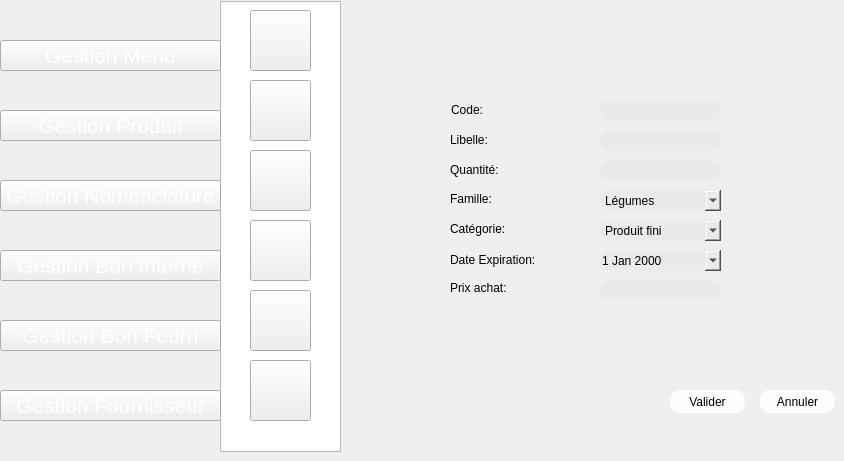
   <widget class="QWidget" name="page_8">
    <widget class="QPushButton" name="pushButton_397">
     <property name="geometry">
      <rect>
       <x>0</x>
       <y>320</y>
       <width>221</width>
       <height>31</height>
      </rect>
     </property>
     <property name="font">
      <font>
       <pointsize>16</pointsize>
       <weight>50</weight>
       <bold>false</bold>
      </font>
     </property>
     <property name="styleSheet">
      <string notr="true">color: rgb(255, 255, 255);

</string>
     </property>
     <property name="text">
      <string>Gestion Bon Fourn</string>
     </property>
    </widget>
    <widget class="QPushButton" name="pushButton_399">
     <property name="geometry">
      <rect>
       <x>0</x>
       <y>250</y>
       <width>221</width>
       <height>31</height>
      </rect>
     </property>
     <property name="font">
      <font>
       <pointsize>16</pointsize>
       <weight>50</weight>
       <bold>false</bold>
      </font>
     </property>
     <property name="styleSheet">
      <string notr="true">color: rgb(255, 255, 255);

</string>
     </property>
     <property name="text">
      <string>Gestion Bon Interne</string>
     </property>
    </widget>
    <widget class="QPushButton" name="pushButton_400">
     <property name="geometry">
      <rect>
       <x>0</x>
       <y>40</y>
       <width>221</width>
       <height>31</height>
      </rect>
     </property>
     <property name="font">
      <font>
       <pointsize>16</pointsize>
       <weight>50</weight>
       <bold>false</bold>
      </font>
     </property>
     <property name="styleSheet">
      <string notr="true">color: rgb(255, 255, 255);

</string>
     </property>
     <property name="text">
      <string>Gestion Menu</string>
     </property>
    </widget>
    <widget class="QPushButton" name="pushButton_401">
     <property name="geometry">
      <rect>
       <x>0</x>
       <y>180</y>
       <width>221</width>
       <height>31</height>
      </rect>
     </property>
     <property name="font">
      <font>
       <pointsize>16</pointsize>
       <weight>50</weight>
       <bold>false</bold>
      </font>
     </property>
     <property name="styleSheet">
      <string notr="true">color: rgb(255, 255, 255);

</string>
     </property>
     <property name="text">
      <string>Gestion Nomenclature</string>
     </property>
    </widget>
    <widget class="QPushButton" name="pushButton_402">
     <property name="geometry">
      <rect>
       <x>0</x>
       <y>390</y>
       <width>221</width>
       <height>31</height>
      </rect>
     </property>
     <property name="font">
      <font>
       <pointsize>16</pointsize>
       <weight>50</weight>
       <bold>false</bold>
      </font>
     </property>
     <property name="styleSheet">
      <string notr="true">color: rgb(255, 255, 255);

</string>
     </property>
     <property name="text">
      <string>Gestion Fournisseur</string>
     </property>
    </widget>
    <widget class="QPushButton" name="pushButton_403">
     <property name="geometry">
      <rect>
       <x>250</x>
       <y>10</y>
       <width>61</width>
       <height>61</height>
      </rect>
     </property>
     <property name="styleSheet">
      <string notr="true">image: url(:/new/prefix1/img/icon-ajout2.png);
background-image: url(:/new/prefix1/img/bg.png);</string>
     </property>
     <property name="text">
      <string/>
     </property>
    </widget>
    <widget class="QPushButton" name="pushButton_404">
     <property name="geometry">
      <rect>
       <x>250</x>
       <y>150</y>
       <width>61</width>
       <height>61</height>
      </rect>
     </property>
     <property name="styleSheet">
      <string notr="true">image: url(:/new/prefix1/img/icon-afficher2.png);</string>
     </property>
     <property name="text">
      <string/>
     </property>
    </widget>
    <widget class="QPushButton" name="pushButton_405">
     <property name="geometry">
      <rect>
       <x>250</x>
       <y>220</y>
       <width>61</width>
       <height>61</height>
      </rect>
     </property>
     <property name="styleSheet">
      <string notr="true">image: url(:/new/prefix1/img/icon-supp2 (1).png);</string>
     </property>
     <property name="text">
      <string/>
     </property>
    </widget>
    <widget class="QPushButton" name="pushButton_406">
     <property name="geometry">
      <rect>
       <x>250</x>
       <y>290</y>
       <width>61</width>
       <height>61</height>
      </rect>
     </property>
     <property name="styleSheet">
      <string notr="true">
image: url(:/new/prefix1/img/aa.png);</string>
     </property>
     <property name="text">
      <string/>
     </property>
    </widget>
    <widget class="QListView" name="listView_37">
     <property name="geometry">
      <rect>
       <x>220</x>
       <y>1</y>
       <width>121</width>
       <height>451</height>
      </rect>
     </property>
     <property name="styleSheet">
      <string notr="true">background-image: url(:/new/prefix1/img/selected.png);</string>
     </property>
    </widget>
    <widget class="QPushButton" name="pushButton_407">
     <property name="geometry">
      <rect>
       <x>250</x>
       <y>80</y>
       <width>61</width>
       <height>61</height>
      </rect>
     </property>
     <property name="styleSheet">
      <string notr="true">image: url(:/new/prefix1/img/icon-modif2 (1).png);</string>
     </property>
     <property name="text">
      <string/>
     </property>
    </widget>
    <widget class="QLineEdit" name="lineEdit_lib_2">
     <property name="geometry">
      <rect>
       <x>600</x>
       <y>130</y>
       <width>121</width>
       <height>21</height>
      </rect>
     </property>
     <property name="styleSheet">
      <string notr="true">                                         border-radius: 10px;
background-color: rgb(234, 234, 234);
font: 9pt &quot;MS Reference Sans Serif&quot;;

</string>
     </property>
    </widget>
    <widget class="QLineEdit" name="lineEdit_prix_11">
     <property name="geometry">
      <rect>
       <x>600</x>
       <y>280</y>
       <width>121</width>
       <height>20</height>
      </rect>
     </property>
     <property name="styleSheet">
      <string notr="true">                                         border-radius: 10px;
background-color: rgb(234, 234, 234);
font: 9pt &quot;MS Reference Sans Serif&quot;;

</string>
     </property>
    </widget>
    <widget class="QDateEdit" name="dateEdit_2">
     <property name="geometry">
      <rect>
       <x>600</x>
       <y>250</y>
       <width>121</width>
       <height>21</height>
      </rect>
     </property>
     <property name="styleSheet">
      <string notr="true">                                         border-radius: 10px;
background-color: rgb(234, 234, 234);
font: 9pt &quot;MS Reference Sans Serif&quot;;

</string>
     </property>
     <property name="calendarPopup">
      <bool>true</bool>
     </property>
    </widget>
    <widget class="QComboBox" name="comboBox_5">
     <property name="geometry">
      <rect>
       <x>600</x>
       <y>220</y>
       <width>121</width>
       <height>21</height>
      </rect>
     </property>
     <property name="styleSheet">
      <string notr="true">                                         border-radius: 10px;
background-color: rgb(234, 234, 234);
font: 9pt &quot;MS Reference Sans Serif&quot;;

</string>
     </property>
     <item>
      <property name="text">
       <string>Produit fini</string>
      </property>
     </item>
     <item>
      <property name="text">
       <string>ff</string>
      </property>
     </item>
     <item>
      <property name="text">
       <string>Produit semi fini</string>
      </property>
     </item>
     <item>
      <property name="text">
       <string>Mtiére premiére</string>
      </property>
     </item>
    </widget>
    <widget class="QComboBox" name="comboBox_3">
     <property name="geometry">
      <rect>
       <x>600</x>
       <y>190</y>
       <width>121</width>
       <height>21</height>
      </rect>
     </property>
     <property name="styleSheet">
      <string notr="true">                                         border-radius: 10px;
background-color: rgb(234, 234, 234);
font: 9pt &quot;MS Reference Sans Serif&quot;;

</string>
     </property>
     <item>
      <property name="text">
       <string>Légumes</string>
      </property>
     </item>
     <item>
      <property name="text">
       <string>aaaa</string>
      </property>
     </item>
     <item>
      <property name="text">
       <string>fruits</string>
      </property>
     </item>
     <item>
      <property name="text">
       <string>Matiére grasse</string>
      </property>
     </item>
     <item>
      <property name="text">
       <string>Matiére laitiére</string>
      </property>
     </item>
     <item>
      <property name="text">
       <string>boisson</string>
      </property>
     </item>
     <item>
      <property name="text">
       <string>eau</string>
      </property>
     </item>
    </widget>
    <widget class="QPushButton" name="modifprod">
     <property name="geometry">
      <rect>
       <x>670</x>
       <y>390</y>
       <width>75</width>
       <height>23</height>
      </rect>
     </property>
     <property name="styleSheet">
      <string notr="true">                                         border-radius: 10px;
background-color: rgb(253, 253, 253);
                                        
font: 9pt &quot;MS Reference Sans Serif&quot;;</string>
     </property>
     <property name="text">
      <string>Valider</string>
     </property>
    </widget>
    <widget class="QPushButton" name="pushButton_408">
     <property name="geometry">
      <rect>
       <x>760</x>
       <y>390</y>
       <width>75</width>
       <height>23</height>
      </rect>
     </property>
     <property name="styleSheet">
      <string notr="true">                                         border-radius: 10px;
background-color: rgb(253, 253, 253);
                                        
font: 9pt &quot;MS Reference Sans Serif&quot;;</string>
     </property>
     <property name="text">
      <string>Annuler</string>
     </property>
    </widget>
    <widget class="QLineEdit" name="lineEdit_qt_5">
     <property name="geometry">
      <rect>
       <x>600</x>
       <y>160</y>
       <width>121</width>
       <height>21</height>
      </rect>
     </property>
     <property name="styleSheet">
      <string notr="true">                                         border-radius: 10px;
background-color: rgb(234, 234, 234);
font: 9pt &quot;MS Reference Sans Serif&quot;;

</string>
     </property>
    </widget>
    <widget class="QLineEdit" name="lineEdit_code_2">
     <property name="geometry">
      <rect>
       <x>600</x>
       <y>100</y>
       <width>121</width>
       <height>21</height>
      </rect>
     </property>
     <property name="styleSheet">
      <string notr="true">                                         border-radius: 10px;
background-color: rgb(234, 234, 234);
font: 9pt &quot;MS Reference Sans Serif&quot;;

</string>
     </property>
    </widget>
    <widget class="QPushButton" name="pushButton_462">
     <property name="geometry">
      <rect>
       <x>0</x>
       <y>110</y>
       <width>221</width>
       <height>31</height>
      </rect>
     </property>
     <property name="font">
      <font>
       <pointsize>16</pointsize>
       <weight>50</weight>
       <bold>false</bold>
      </font>
     </property>
     <property name="styleSheet">
      <string notr="true">color: rgb(255, 255, 255);

</string>
     </property>
     <property name="text">
      <string>Gestion Produit</string>
     </property>
    </widget>
    <widget class="QPushButton" name="pushButton999_3">
     <property name="geometry">
      <rect>
       <x>250</x>
       <y>360</y>
       <width>61</width>
       <height>61</height>
      </rect>
     </property>
     <property name="styleSheet">
      <string notr="true">image: url(:/new/prefix1/img/icon-stat.png);</string>
     </property>
     <property name="text">
      <string/>
     </property>
    </widget>
    <widget class="QLabel" name="label_125">
     <property name="geometry">
      <rect>
       <x>451</x>
       <y>100</y>
       <width>111</width>
       <height>20</height>
      </rect>
     </property>
     <property name="styleSheet">
      <string notr="true">                                     border-radius: 10px;
font: 9pt &quot;MS Reference Sans Serif&quot;;
</string>
     </property>
     <property name="text">
      <string>Code:</string>
     </property>
    </widget>
    <widget class="QLabel" name="label_133">
     <property name="geometry">
      <rect>
       <x>450</x>
       <y>159</y>
       <width>111</width>
       <height>21</height>
      </rect>
     </property>
     <property name="styleSheet">
      <string notr="true">                                     border-radius: 10px;
font: 9pt &quot;MS Reference Sans Serif&quot;;
</string>
     </property>
     <property name="text">
      <string>Quantité:</string>
     </property>
    </widget>
    <widget class="QLabel" name="label_132">
     <property name="geometry">
      <rect>
       <x>450</x>
       <y>129</y>
       <width>111</width>
       <height>21</height>
      </rect>
     </property>
     <property name="styleSheet">
      <string notr="true">                                     border-radius: 10px;
font: 9pt &quot;MS Reference Sans Serif&quot;;
</string>
     </property>
     <property name="text">
      <string>Libelle:</string>
     </property>
    </widget>
    <widget class="QLabel" name="label_134">
     <property name="geometry">
      <rect>
       <x>450</x>
       <y>188</y>
       <width>111</width>
       <height>21</height>
      </rect>
     </property>
     <property name="styleSheet">
      <string notr="true">                                     border-radius: 10px;
font: 9pt &quot;MS Reference Sans Serif&quot;;
font: 9pt &quot;MS Reference Sans Serif&quot;;</string>
     </property>
     <property name="text">
      <string>Famille:</string>
     </property>
    </widget>
    <widget class="QLabel" name="label_135">
     <property name="geometry">
      <rect>
       <x>450</x>
       <y>218</y>
       <width>111</width>
       <height>21</height>
      </rect>
     </property>
     <property name="styleSheet">
      <string notr="true">                                     border-radius: 10px;
font: 9pt &quot;MS Reference Sans Serif&quot;;
</string>
     </property>
     <property name="text">
      <string>Catégorie:</string>
     </property>
    </widget>
    <widget class="QLabel" name="label_136">
     <property name="geometry">
      <rect>
       <x>450</x>
       <y>247</y>
       <width>111</width>
       <height>25</height>
      </rect>
     </property>
     <property name="styleSheet">
      <string notr="true">                                     border-radius: 10px;
font: 9pt &quot;MS Reference Sans Serif&quot;;
</string>
     </property>
     <property name="text">
      <string>Date Expiration:</string>
     </property>
    </widget>
    <widget class="QLabel" name="label_137">
     <property name="geometry">
      <rect>
       <x>450</x>
       <y>277</y>
       <width>111</width>
       <height>21</height>
      </rect>
     </property>
     <property name="styleSheet">
      <string notr="true">                                     border-radius: 10px;
font: 9pt &quot;MS Reference Sans Serif&quot;;
</string>
     </property>
     <property name="text">
      <string>Prix achat:</string>
     </property>
    </widget>
    <zorder>label_125</zorder>
    <zorder>label_133</zorder>
    <zorder>label_132</zorder>
    <zorder>label_134</zorder>
    <zorder>label_135</zorder>
    <zorder>label_136</zorder>
    <zorder>label_137</zorder>
    <zorder>listView_37</zorder>
    <zorder>pushButton_406</zorder>
    <zorder>pushButton_405</zorder>
    <zorder>pushButton_407</zorder>
    <zorder>pushButton_403</zorder>
    <zorder>pushButton_404</zorder>
    <zorder>pushButton_397</zorder>
    <zorder>pushButton_399</zorder>
    <zorder>pushButton_400</zorder>
    <zorder>pushButton_401</zorder>
    <zorder>pushButton_402</zorder>
    <zorder>lineEdit_lib_2</zorder>
    <zorder>lineEdit_prix_11</zorder>
    <zorder>dateEdit_2</zorder>
    <zorder>comboBox_5</zorder>
    <zorder>comboBox_3</zorder>
    <zorder>modifprod</zorder>
    <zorder>pushButton_408</zorder>
    <zorder>lineEdit_qt_5</zorder>
    <zorder>lineEdit_code_2</zorder>
    <zorder>pushButton_462</zorder>
    <zorder>pushButton999_3</zorder>
   </widget>
